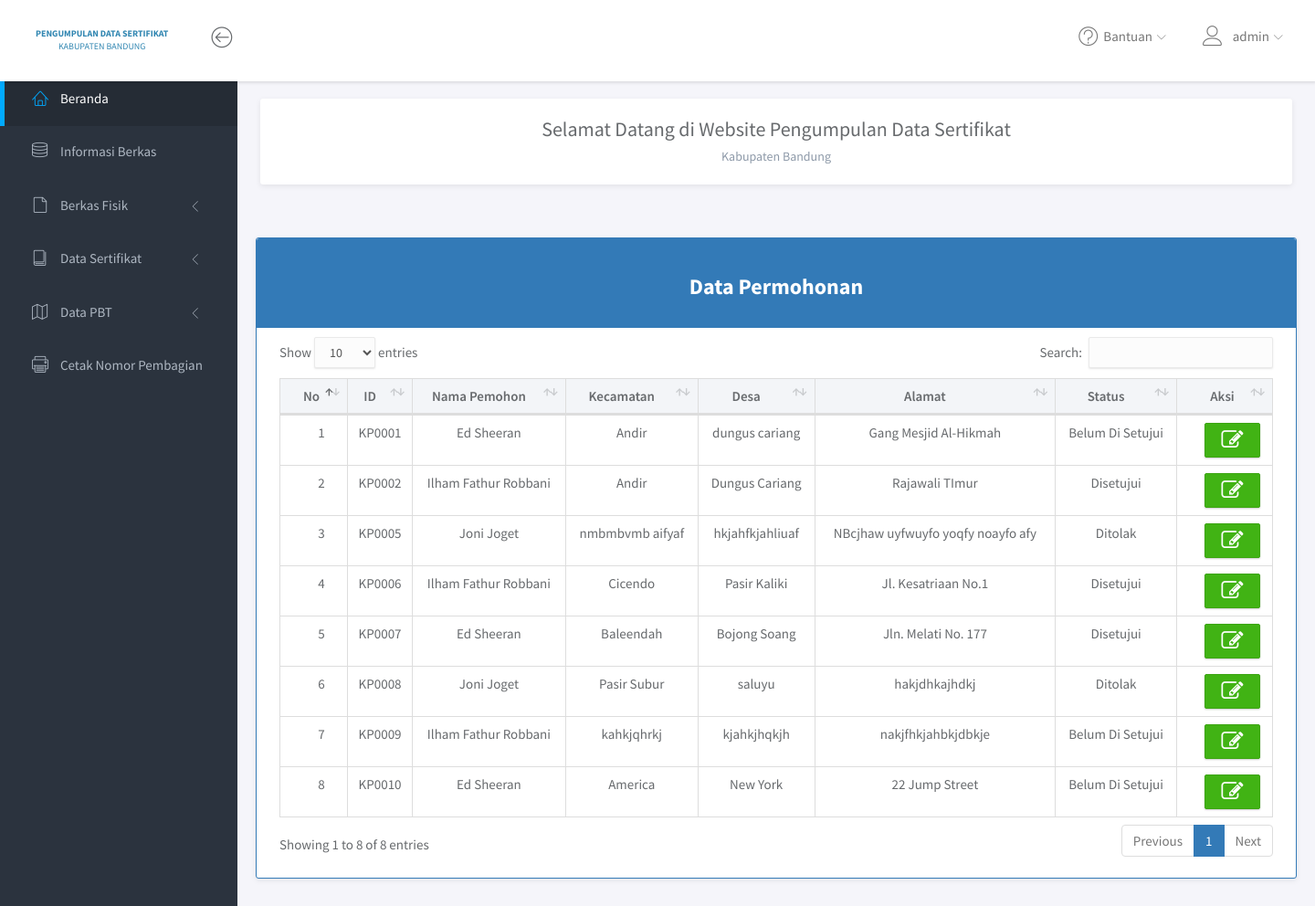
The app's page /user/index.php (signed in) with its own data.
### tables this page shows
CREATE TABLE `user` (
  `id_user` int(5) NOT NULL,
  `username` varchar(20) NOT NULL,
  `password` varchar(50) NOT NULL,
  `email` varchar(50) NOT NULL,
  `nama_lengkap` varchar(50) NOT NULL,
  `jabatan` varchar(10) NOT NULL,
  `dibuat_pada` timestamp(6) NOT NULL DEFAULT CURRENT_TIMESTAMP(6) ON UPDATE CURRENT_TIMESTAMP(6)
);

CREATE TABLE `permohonan` (
  `id_permohonan` varchar(6) NOT NULL,
  `id_user` int(5) NOT NULL,
  `kecamatan` varchar(255) NOT NULL,
  `desa` varchar(255) NOT NULL,
  `alamat` text NOT NULL,
  `status` enum('Belum Di Setujui','Disetujui','Ditolak') NOT NULL,
  `notif` enum('read','unread') NOT NULL,
  `notif_fisik` enum('read','unread') NOT NULL,
  `notif_yuridis` enum('read','unread') NOT NULL,
  `date_created` datetime NOT NULL DEFAULT CURRENT_TIMESTAMP
);

### user/index.php (the view, shortened to what this page needs)
<?php
include '../core/conn.php';
	$data = mysqli_query($connection, "SELECT p.id_permohonan, p.id_user, p.desa, p.kecamatan, p.alamat, p.status, p.notif, p.date_created, pf.berita_acara, pf.risalah, pf.sktbma, pf.s_permohonan, pf.s_pernyataan, pf.s_riwayat_tanah FROM permohonan AS p INNER JOIN pemohon_file AS pf ON p.id_permohonan = pf.id_permohonan");
?>
<!DOCTYPE html>
<html lang="en">
<head>
	<link rel="stylesheet" href="assets/vendor/bootstrap/css/bootstrap.min.css">
	<link rel="stylesheet" href="assets/vendor/font-awesome/css/font-awesome.min.css">
	<link rel="stylesheet" href="assets/vendor/linearicons/style.css">
	<link rel="stylesheet" href="assets/vendor/chartist/css/chartist-custom.css">
	<link rel="stylesheet" href="../user/assets/vendor/datatables/dataTables.bootstrap4.css">
	<link rel="stylesheet" href="../user/assets/vendor/datatables/dataTables.bootstrap4.min.css">
	<link rel="stylesheet" href="assets/css/main.css">
	<link rel="stylesheet" href="assets/css/demo.css">
</head>
<body>
	<div id="wrapper">
		<nav class="navbar navbar-default navbar-fixed-top">
			<div class="brand">
				<a href="index.php" class="logo"><b>PENGUMPULAN DATA SERTIFIKAT </b><br> <center> KABUPATEN BANDUNG </center></a>
			</div>
			<div class="container-fluid">
				<div class="navbar-btn">
					<button type="button" class="btn-toggle-fullwidth"><i class="lnr lnr-arrow-left-circle"></i></button>
				</div>
				<div id="navbar-menu">
					<ul class="nav navbar-nav navbar-right">
						<li class="dropdown">
							<a href="#" class="dropdown-toggle" data-toggle="dropdown"><i class="lnr lnr-question-circle"></i> <span>Bantuan</span> <i class="icon-submenu lnr lnr-chevron-down"></i></a>
						</li>
						<li class="dropdown">
							<a href="#" class="dropdown-toggle" data-toggle="dropdown"><i class="lnr lnr-user"> </i><span><?=$_SESSION['username'];?></span> <i class="icon-submenu lnr lnr-chevron-down"></i></a>
						</li>
					</ul>
				</div>
			</div>
		</nav>
		<div id="sidebar-nav" class="sidebar">
			<div class="sidebar-scroll">
				<nav>
					<ul class="nav">
						<li><a href="index.php" class="active"><i class="lnr lnr-home"></i> <span>Beranda</span></a></li>
						<li><a href="informasi_berkas.php" class=""><i class="lnr lnr-database"></i> <span>Informasi Berkas</span></a></li>
						<li>
							<a href="#subFisik" data-toggle="collapse" class="collapsed"><i class="lnr lnr-file-empty"></i> <span>Berkas Fisik</span> <i class="icon-submenu lnr lnr-chevron-left"></i></a>
						</li>
						<li>
							<a href="#subSerti" data-toggle="collapse" class="collapsed"><i class="lnr lnr-book"></i> <span>Data Sertifikat</span> <i class="icon-submenu lnr lnr-chevron-left"></i></a>
						</li>
						<li>
							<a href="#subPBT" data-toggle="collapse" class="collapsed"><i class="lnr lnr-map"></i> <span>Data PBT</span> <i class="icon-submenu lnr lnr-chevron-left"></i></a>
						</li>
						<li><a href="cetak.php" class=""><i class="lnr lnr-printer"></i> <span>Cetak Nomor Pembagian</span></a></li>
					</ul>
				</nav>
			</div>
		</div>
		<div class="main">
			<div class="main-content">
				<div class="container-fluid">
					<div class="panel panel-headline">
						<div class="panel-heading text-center">
							<h3 class="panel-title">Selamat Datang di Website Pengumpulan Data Sertifikat</h3>
							<p class="panel-subtitle">Kabupaten Bandung</p>
						</div>
				</div>
			</div>
		</div>
		<div class="container">
				<div class="panel panel-primary">
					<div class="panel-heading text-center"><h3><b>Data Permohonan</b></h3></div>
					<div class="panel-body">
						<table class="table table-bordered" id="dataTables" cellspacing="0" width="100%">
							<thead style="background: #f3f5f8">
								<tr style="text-align:center;">
									<th style="text-align:center;width:10px;">No</th>
									<th style="text-align: center;">ID</th>
									<th style="text-align: center;">Nama Pemohon</th>
									<th style="text-align: center;">Kecamatan</th>
									<th style="text-align: center;">Desa</th>
									<th style="text-align: center;">Alamat</th>
									<th style="text-align: center;">Status</th>
									<th style="text-align: center;">Aksi</th>
								</tr>
							</thead>
							<tbody>
								<?php
								  $no = 0;
					              while($d = mysqli_fetch_array($data)){
					              	$no++;
					            ?>
					              <?php
					              	$id_user = $d['id_user'];
					              	$nama = mysqli_query($connection, "SELECT nama_lengkap FROM user WHERE id_user=$id_user");
					              	while ($row = $nama->fetch_assoc()) {
					              ?>
					            <tr>
					            	<td style="text-align: center;"><?php echo $no; ?></td>
					            	<td style="text-align: center;"><?=$d['id_permohonan'];?></td>
					            	<td style="text-align: center;"><?=$row['nama_lengkap'];?></td>
					            	<td style="text-align: center;"><?=$d['kecamatan'];?></td>
					            	<td style="text-align: center;"><?=$d['desa'];?></td>
					            	<td style="text-align: center;"><?=$d['alamat'];?></td>
					            	<td style="text-align: center;"><?=$d['status'];?></td>
					            	<td style="text-align: center;"><a href="#" type="button" class="btn btn-xs btn-success" title="detail" data-toggle="modal" data-target="#ModalDetail<?=$d['id_permohonan'];?>"><i class="fa fa-edit fa-fw fa-2x"></i></a></td>
					            </tr>
					        <?php } ?>
					        <?php } ?>
							</tbody>
						</table>
					</div>
				</div>
			</div>
	</div>
</body>
</html>

### records on screen
user: nama_lengkap "Ed Sheeran"
permohonan: id_permohonan "KP0001", kecamatan "Andir", desa "dungus cariang", alamat "Gang Mesjid Al-Hikmah", status "Belum Di Setujui"
user: nama_lengkap "Ilham Fathur Robbani"
permohonan: id_permohonan "KP0002", kecamatan "Andir", desa "Dungus Cariang", alamat "Rajawali TImur", status "Disetujui"
user: nama_lengkap "Joni Joget"
permohonan: id_permohonan "KP0005", kecamatan "nmbmbvmb aifyaf", desa "hkjahfkjahliuaf", alamat "NBcjhaw uyfwuyfo yoqfy noayfo afy", status "Ditolak"
permohonan: id_permohonan "KP0006", kecamatan "Cicendo", desa "Pasir Kaliki", alamat "Jl. Kesatriaan No.1", status "Disetujui"
permohonan: id_permohonan "KP0007", kecamatan "Baleendah", desa "Bojong Soang", alamat "Jln. Melati No. 177", status "Disetujui"
permohonan: id_permohonan "KP0008", kecamatan "Pasir Subur", desa "saluyu", alamat "hakjdhkajhdkj", status "Ditolak"
permohonan: id_permohonan "KP0009", kecamatan "kahkjqhrkj", desa "kjahkjhqkjh", alamat "nakjfhkjahbkjdbkje", status "Belum Di Setujui"
permohonan: id_permohonan "KP0010", kecamatan "America", desa "New York", alamat "22 Jump Street", status "Belum Di Setujui"

### other values on screen
$_SESSION['username'] "admin"
